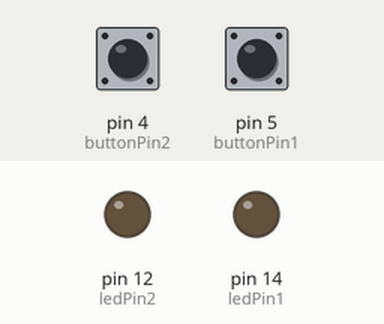
The sketch below on a simulated Arduino Uno, built with avr-gcc and run on an emulated ATmega328P. On the bench: output pins drawn as LEDs (lit = HIGH). The inputs (shaded band) are chosen by the test bench; at power-on: pin 4 (buttonPin2) HIGH, pin 5 (buttonPin1) LOW.

Above: at 1.2 s.
1.3 s: pin 4 (buttonPin2) pulled LOW for 0.15 s
At 2.5 s:
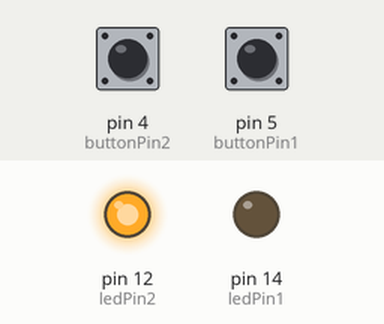
2.9 s: pin 5 (buttonPin1) pulled HIGH for 0.15 s
At 2.97 s:
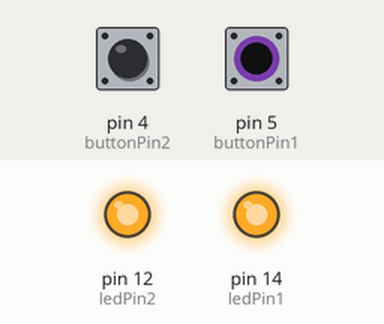
4.5 s: pin 5 (buttonPin1) pulled HIGH for 3.2 s
At 8.6 s:
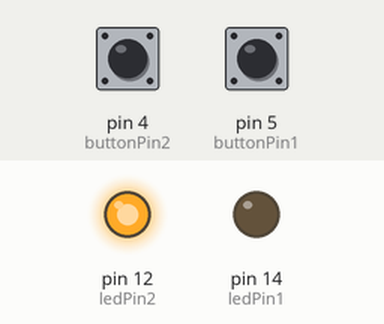
9.2 s: pin 4 (buttonPin2) pulled LOW for 1 s
At 9.7 s:
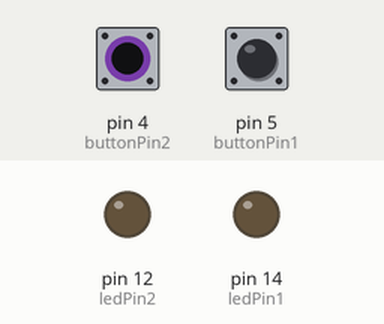
11.7 s: pin 5 (buttonPin1) pulled HIGH for 1 s
At 12.5 s:
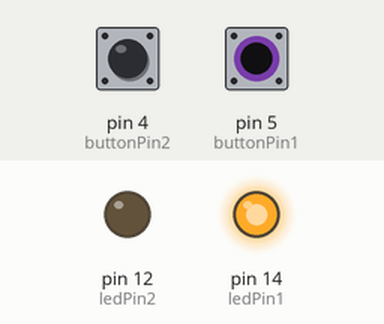
Timing chart, 0 to 14.7 s (numbered marks = the images above; inputs shaded):
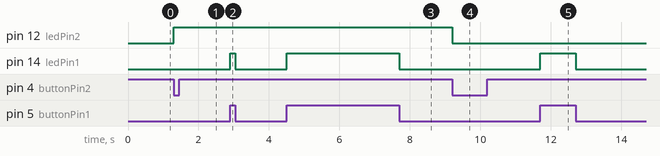

The sketch:

myButton3.ino
```cpp
/*
  myButton
*/

// constants won't change. They're used here to set pin numbers:
const int buttonPin1 = 5;     // the number of the pushbutton pin
const int buttonPin2 = 4;     // the number of the pushbutton pin
const int ledPin1 =  14;      // the number of the LED pin
const int ledPin2 =  12;      // the number of the LED pin

// variables will change:
int buttonState1 = 0;         // variable for reading the pushbutton status
int buttonState2 = 0;         // variable for reading the pushbutton status
enum ledAutomatStateType
{
  pressedToOn,
  pressedToOff,
  lightOn,
  lightOff
};
ledAutomatStateType ledAutomatState = lightOff;

void setup() {
  // initialize the LED pins as an output:
  pinMode(ledPin1, OUTPUT);
  pinMode(ledPin2, OUTPUT);
  // initialize the pushbutton pins as an input:
  pinMode(buttonPin1, INPUT);
  pinMode(buttonPin2, INPUT);
}

void loop() {
  // read the state of the pushbutton value:
  buttonState1 = digitalRead(buttonPin1);
  buttonState2 = digitalRead(buttonPin2);

  // check if the pushbutton is pressed. If it is, the buttonState is HIGH:
  if (buttonState1 == HIGH) {
    // turn LED on:
    digitalWrite(ledPin1, HIGH);
  } else {
    // turn LED off:
    digitalWrite(ledPin1, LOW);
  }
  switch(ledAutomatState)
  {
    case pressedToOn:
          // Button was pressed, while LED was off
          if (buttonState2 == LOW)
          {
            // Button was pressed and is now released
            // turn LED on:
            digitalWrite(ledPin2, HIGH);
            // new state LED is on
            ledAutomatState = lightOn;
          }
          break;
    case pressedToOff:
          // Button was pressed, while LED was on
          if (buttonState2 == LOW)
          {
            // Button was pressed and is now released
            // turn LED on:
            digitalWrite(ledPin2, LOW);
            // new state LED is on
            ledAutomatState = lightOff;
          }
          break;
    case lightOn:
          // Light is on
          if (buttonState2 == HIGH)
          {
            // button is pressed while light is on
            // going to turn off on button release
            ledAutomatState = pressedToOff;
          }
          break;
    case lightOff:
          // Light is off
          if (buttonState2 == HIGH)
          {
            // button is pressed while light is off
            // going to turn on on button release
            ledAutomatState = pressedToOn;
          }
          break;
  }
}
```

Measured:
- after the input at 1.3 s, pin 12 (ledPin2): LOW → HIGH at once
- after the input at 2.9 s, pin 14 (ledPin1): LOW → HIGH at once, → LOW 0.15 s later
- after the input at 4.5 s, pin 14 (ledPin1): LOW → HIGH at once, → LOW 3.2 s later
- after the input at 9.2 s, pin 12 (ledPin2): HIGH → LOW at once
- after the input at 11.7 s, pin 14 (ledPin1): LOW → HIGH at once, → LOW 1.0 s later
